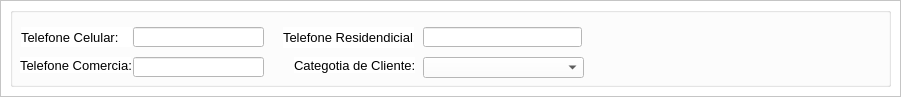
         <widget class="QFrame" name="frame_4">
          <property name="geometry">
           <rect>
            <x>10</x>
            <y>240</y>
            <width>901</width>
            <height>97</height>
           </rect>
          </property>
          <property name="styleSheet">
           <string notr="true">background-color: rgb(255, 255, 255);</string>
          </property>
          <property name="frameShape">
           <enum>QFrame::StyledPanel</enum>
          </property>
          <property name="frameShadow">
           <enum>QFrame::Raised</enum>
          </property>
          <widget class="QGroupBox" name="groupBox_31">
           <property name="geometry">
            <rect>
             <x>10</x>
             <y>7</y>
             <width>881</width>
             <height>80</height>
            </rect>
           </property>
           <property name="title">
            <string/>
           </property>
           <widget class="QLabel" name="label_48">
            <property name="geometry">
             <rect>
              <x>284</x>
              <y>50</y>
              <width>121</width>
              <height>16</height>
             </rect>
            </property>
            <property name="font">
             <font>
              <family>Arial</family>
              <pointsize>10</pointsize>
             </font>
            </property>
            <property name="text">
             <string>Categotia de Cliente:</string>
            </property>
           </widget>
           <widget class="QLineEdit" name="telCell">
            <property name="geometry">
             <rect>
              <x>123</x>
              <y>20</y>
              <width>131</width>
              <height>20</height>
             </rect>
            </property>
            <property name="font">
             <font>
              <pointsize>10</pointsize>
             </font>
            </property>
            <property name="styleSheet">
             <string notr="true">background-color: rgb(255, 255, 255);</string>
            </property>
            <property name="text">
             <string/>
            </property>
           </widget>
           <widget class="QComboBox" name="catCliente">
            <property name="geometry">
             <rect>
              <x>413</x>
              <y>50</y>
              <width>161</width>
              <height>21</height>
             </rect>
            </property>
            <property name="cursor">
             <cursorShape>PointingHandCursor</cursorShape>
            </property>
            <property name="styleSheet">
             <string notr="true">background-color: rgb(255, 255, 255);</string>
            </property>
           </widget>
           <widget class="QLineEdit" name="telResid">
            <property name="geometry">
             <rect>
              <x>413</x>
              <y>20</y>
              <width>159</width>
              <height>20</height>
             </rect>
            </property>
            <property name="font">
             <font>
              <pointsize>10</pointsize>
             </font>
            </property>
            <property name="styleSheet">
             <string notr="true">background-color: rgb(255, 255, 255);</string>
            </property>
            <property name="text">
             <string/>
            </property>
           </widget>
           <widget class="QLabel" name="label_46">
            <property name="geometry">
             <rect>
              <x>11</x>
              <y>20</y>
              <width>111</width>
              <height>20</height>
             </rect>
            </property>
            <property name="font">
             <font>
              <family>Arial</family>
              <pointsize>10</pointsize>
             </font>
            </property>
            <property name="text">
             <string>Telefone Celular:</string>
            </property>
           </widget>
           <widget class="QLineEdit" name="telCom">
            <property name="geometry">
             <rect>
              <x>123</x>
              <y>50</y>
              <width>131</width>
              <height>20</height>
             </rect>
            </property>
            <property name="font">
             <font>
              <pointsize>10</pointsize>
             </font>
            </property>
            <property name="styleSheet">
             <string notr="true">background-color: rgb(255, 255, 255);</string>
            </property>
            <property name="text">
             <string/>
            </property>
           </widget>
           <widget class="QLabel" name="label_47">
            <property name="geometry">
             <rect>
              <x>273</x>
              <y>20</y>
              <width>131</width>
              <height>21</height>
             </rect>
            </property>
            <property name="font">
             <font>
              <family>Arial</family>
              <pointsize>10</pointsize>
             </font>
            </property>
            <property name="text">
             <string>Telefone Residendicial:</string>
            </property>
           </widget>
           <widget class="QLabel" name="label_45">
            <property name="geometry">
             <rect>
              <x>10</x>
              <y>50</y>
              <width>111</width>
              <height>16</height>
             </rect>
            </property>
            <property name="font">
             <font>
              <family>Arial</family>
              <pointsize>10</pointsize>
             </font>
            </property>
            <property name="text">
             <string>Telefone Comercia:l</string>
            </property>
           </widget>
          </widget>
         </widget>
